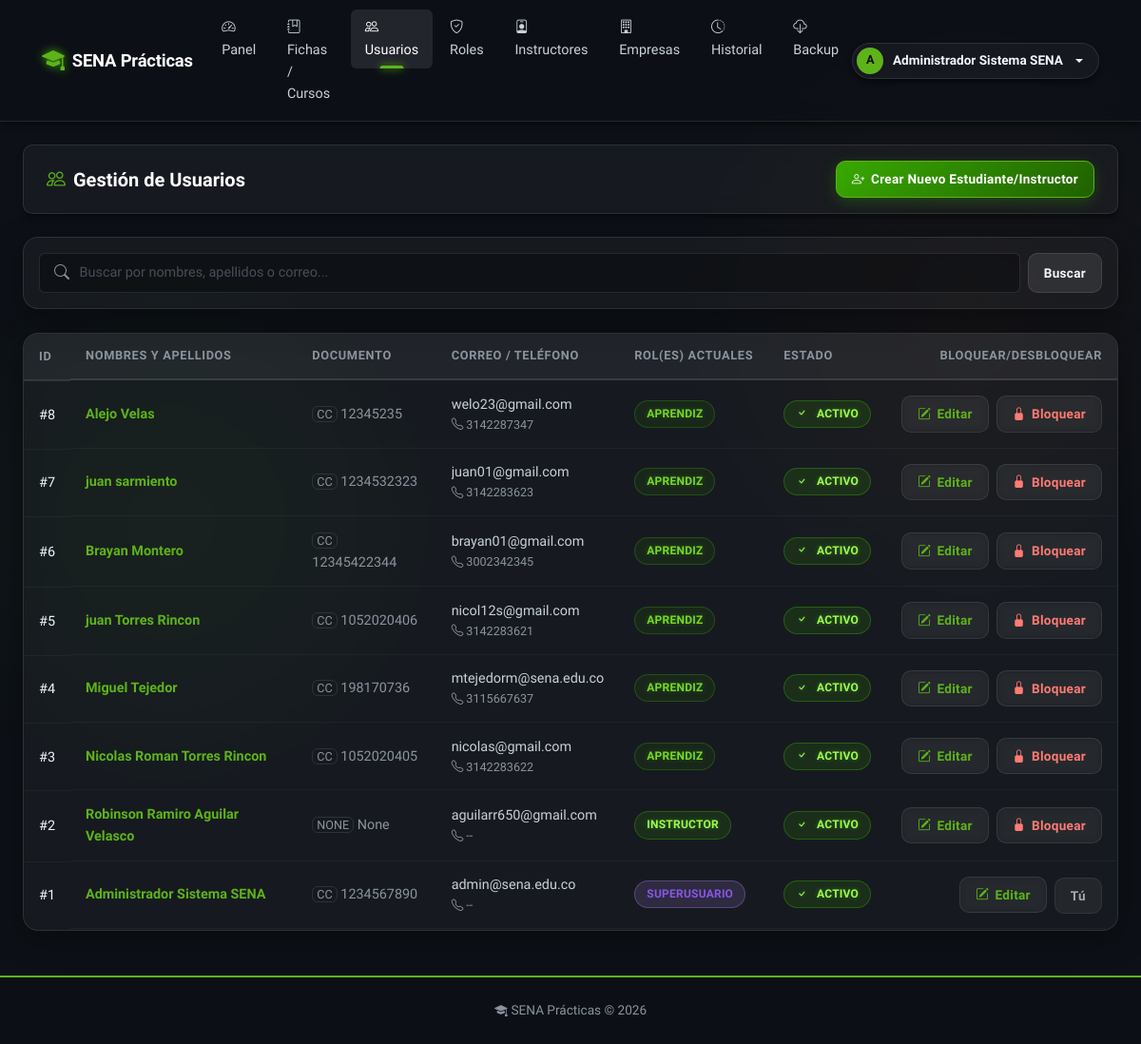
/admin/usuarios (signed in), run on the app's committed database.
### app/models/usuario.py (models this page shows, shortened)
class Usuario(db.Model, UserMixin):
    __tablename__ = 'usuario'
    id_usuario       = db.Column(db.Integer, primary_key=True)
    tipo_documento   = db.Column(db.String(20))
    numero_documento = db.Column(db.String(30))
    nombres          = db.Column(db.String(100), nullable=False)
    apellidos        = db.Column(db.String(100), nullable=False)
    correo           = db.Column(db.String(100), unique=True, nullable=False)
    telefono         = db.Column(db.String(20))
    password_hash    = db.Column(db.String(255), nullable=False)
    estado           = db.Column(db.Boolean, default=True)
    fecha_creacion   = db.Column(db.DateTime, default=lambda: datetime.now(timezone.utc))
    roles            = db.relationship('UsuarioRol', back_populates='usuario')
    instructor       = db.relationship('Instructor', back_populates='usuario', uselist=False)
    aprendiz         = db.relationship('Aprendiz', back_populates='usuario', uselist=False)
    historial        = db.relationship('HistorialCambios', back_populates='usuario')
    notificaciones   = db.relationship('Notificacion', back_populates='usuario')

### app/models/usuario_rol.py (models this page shows)
class UsuarioRol(db.Model):
    __tablename__ = 'usuario_rol'
    id_usuario = db.Column(db.Integer, db.ForeignKey('usuario.id_usuario'), primary_key=True)
    id_rol     = db.Column(db.Integer, db.ForeignKey('rol.id_rol'), primary_key=True)
    usuario    = db.relationship('Usuario', back_populates='roles')
    rol        = db.relationship('Rol', back_populates='usuarios')

### app/routes/admin.py (the view)
@bp.route('/usuarios')
@login_required
@role_required('superusuario')
def usuarios():
    q = request.args.get('q', '').strip()
    query = Usuario.query
    if q:
        query = query.filter(
            (Usuario.nombres.ilike(f'%{q}%')) |
            (Usuario.apellidos.ilike(f'%{q}%')) |
            (Usuario.correo.ilike(f'%{q}%'))
        )
    lista = query.order_by(Usuario.fecha_creacion.desc()).all()
    roles = Rol.query.all()
    return render_template('admin/usuarios.html', usuarios=lista, roles=roles, q=q)

### app/utils.py (called while the page is built)
def role_required(*roles):
    def decorator(f):
        @wraps(f)
        def decorated(*args, **kwargs):
            if not current_user.is_authenticated:
                flash('Inicia sesión para continuar.', 'warning')
                return redirect(url_for('auth.login'))
            user_roles = {ur.rol.nombre.lower() for ur in current_user.roles}
            required = {r.lower() for r in roles}
            if not user_roles.intersection(required):
                flash('No tienes permiso para acceder a esa sección.', 'danger')
                return abort(403)
            return f(*args, **kwargs)
        return decorated
    return decorator

### app/templates/admin/usuarios.html (shortened to what this page needs)
{% extends 'base.html' %}
{% block content %}
<div class="page-toolbar d-flex flex-wrap justify-content-between align-items-center mb-4">
  <h2 class="m-0" style="font-size: 1.25rem; font-weight: 600;"><i class="bi bi-people text-primary me-2"></i>Gestión de Usuarios</h2>
  <button class="btn btn-primary mt-2 mt-sm-0" data-bs-toggle="modal" data-bs-target="#modalCrearUsuario"><i class="bi bi-person-plus"></i> Crear Nuevo Estudiante/Instructor</button>
</div>
<div class="biblioteca-shell mb-4">
  <div class="biblioteca-shell-body p-3">
    <form method="GET" action="{{ url_for('admin.usuarios') }}" class="d-flex m-0">
      <div class="search-bar-wrap flex-grow-1 me-2">
        <i class="bi bi-search search-icon"></i>
        <input type="text" name="q" class="form-control" placeholder="Buscar por nombres, apellidos o correo..." value="{{ q or '' }}">
      </div>
      <button type="submit" class="btn btn-secondary">Buscar</button>
    </form>
  </div>
</div>
<div class="biblioteca-shell">
  <div class="biblioteca-shell-body p-0">
    <div class="table-responsive">
      <table class="biblioteca-table mb-0">
        <thead>
          <tr>
            <th>ID</th>
            <th>Nombres y Apellidos</th>
            <th>Documento</th>
            <th>Correo / Teléfono</th>
            <th>Rol(es) Actuales</th>
            <th>Estado</th>
            <th class="text-end">Bloquear/Desbloquear</th>
          </tr>
        </thead>
        <tbody>
           {% for u in usuarios %}
            <tr>
              <td>#{{ u.id_usuario }}</td>
              <td class="fw-bold text-primary">{{ u.nombres }} {{ u.apellidos }}</td>
              <td class="text-muted"><span class="small border px-1 rounded border-secondary text-uppercase">{{ u.tipo_documento }}</span> {{ u.numero_documento }}</td>
              <td>
                <div class="text-truncate">{{ u.correo }}</div>
                <div class="small text-muted"><i class="bi bi-telephone"></i> {{ u.telefono or '--' }}</div>
              </td>
              <td>
                <div class="d-flex flex-wrap gap-1">
                  {% for ur in u.roles %}
                    {% if ur.rol.nombre == 'superusuario' %}
                      <span class="badge-lib" style="background: rgba(188,140,255,0.15); color: var(--accent-purple); border: 1px solid rgba(188,140,255,0.3);">Superusuario</span>
                    {% elif ur.rol.nombre == 'instructor' %}
                      <span class="badge-lib badge-green">Instructor</span>
                    {% elif ur.rol.nombre == 'aprendiz' %}
                      <span class="badge-lib badge-cyan">Aprendiz</span>
                    {% else %}
                      <span class="badge-lib badge-gray">{{ ur.rol.nombre }}</span>
                    {% endif %}
                  {% else %}
                    <span class="text-muted small fst-italic">Sin rol</span>
                  {% endfor %}
                </div>
              </td>
              <td>
                {% if u.estado %}
                  <span class="badge-lib badge-green"><i class="bi bi-check me-1"></i> Activo</span>
                {% else %}
                  <span class="badge-lib badge-red"><i class="bi bi-x me-1"></i> Inactivo</span>
                {% endif %}
              </td>
              <td>
                 <div class="d-flex justify-content-end gap-2">
                   <button type="button" class="btn btn-sm btn-ghost text-primary border-primary" data-bs-toggle="modal" data-bs-target="#modalEditarUsuario{{ u.id_usuario }}" title="Editar usuario">
                     <i class="bi bi-pencil-square"></i> Editar
                   </button>
                   <form method="POST" action="{{ url_for('admin.toggle_usuario', id_usuario=u.id_usuario) }}" class="m-0">
                     {% if current_user.id_usuario != u.id_usuario %}
                       {% if u.estado %}
                        <button type="submit" class="btn btn-sm btn-ghost text-danger border-danger" title="Desactivar acceso" onclick="return confirm('¿Desactivar al usuario {{ u.correo }}?');">
                           <i class="bi bi-lock-fill"></i> Bloquear
                        </button>
                       {% else %}
                        <button type="submit" class="btn btn-sm btn-ghost text-success border-success" title="Reactivar acceso">
                           <i class="bi bi-unlock-fill"></i> Desbloquear
                        </button>
                       {% endif %}
                     {% else %}
                        <button type="button" class="btn btn-sm btn-secondary" disabled title="No puedes bloquearte a ti mismo">Tú</button>
                     {% endif %}
                   </form>
                 </div>
              </td>
            </tr>
           {% else %}
            <tr><td colspan="7" class="text-center py-5 text-muted"><i class="bi bi-search fs-1 opacity-50 d-block mb-3"></i>No se encontraron usuarios.</td></tr>
           {% endfor %}
        </tbody>
      </table>
    </div>
  </div>
</div>
{% endblock %}

### app/templates/base.html (shortened to what this page needs)
<!DOCTYPE html>
<html lang="es">
<head>
  <link rel="stylesheet" href="{{ url_for('static', filename='bootstrap/css/bootstrap.min.css') }}">
  <link rel="stylesheet" href="https://cdn.jsdelivr.net/npm/bootstrap-icons@1.11.3/font/bootstrap-icons.min.css">
  <link rel="stylesheet" href="{{ url_for('static', filename='biblioteca.css') }}">
</head>
<body class="biblioteca-body">
{% if current_user.is_authenticated %}
<nav class="navbar biblioteca-nav navbar-expand-lg">
  <div class="container-fluid px-4">
    <a class="navbar-brand" href="{{ url_for('auth.landing') }}">
      <i class="bi bi-mortarboard-fill brand-icon"></i>
      SENA Prácticas
    </a>
    <div class="collapse navbar-collapse" id="navMain">
      <ul class="navbar-nav me-auto gap-1">
        {% set rol = namespace(nombre='') %}
        {% for ur in current_user.roles %}
          {% if ur.rol.nombre == 'superusuario' %}{% set rol.nombre = 'superusuario' %}
          {% elif ur.rol.nombre == 'instructor' and rol.nombre != 'superusuario' %}{% set rol.nombre = 'instructor' %}
          {% elif ur.rol.nombre == 'aprendiz' and rol.nombre == '' %}{% set rol.nombre = 'aprendiz' %}
          {% endif %}
        {% endfor %}
        {% if rol.nombre == 'aprendiz' %}
          <li class="nav-item"><a class="nav-link {% if request.endpoint == 'aprendiz.dashboard' %}active{% endif %}"
            href="{{ url_for('aprendiz.dashboard') }}"><i class="bi bi-house me-1"></i>Dashboard</a></li>
          <li class="nav-item"><a class="nav-link {% if 'evidencias_subir' in request.endpoint %}active{% endif %}"
            href="{{ url_for('aprendiz.evidencias_subir') }}"><i class="bi bi-upload me-1"></i>Subir evidencias</a></li>
          <li class="nav-item"><a class="nav-link {% if 'progreso' in request.endpoint %}active{% endif %}"
            href="{{ url_for('aprendiz.progreso') }}"><i class="bi bi-graph-up me-1"></i>Mi progreso</a></li>
          <li class="nav-item"><a class="nav-link {% if 'informacion' in request.endpoint %}active{% endif %}"
            href="{{ url_for('aprendiz.informacion') }}"><i class="bi bi-person-lines-fill me-1"></i>Mi información</a></li>
          <li class="nav-item"><a class="nav-link {% if 'notificaciones' in request.endpoint %}active{% endif %}"
            href="{{ url_for('aprendiz.notificaciones') }}"><i class="bi bi-bell me-1"></i>Notificaciones</a></li>
          <li class="nav-item"><a class="nav-link {% if 'mis_evidencias' in request.endpoint %}active{% endif %}"
            href="{{ url_for('aprendiz.mis_evidencias') }}"><i class="bi bi-folder2-open me-1"></i>Mis evidencias</a></li>
        {% elif rol.nombre == 'superusuario' %}
          <li class="nav-item"><a class="nav-link {% if request.endpoint and request.endpoint.startswith('admin.dashboard') %}active{% endif %}" href="{{ url_for('admin.dashboard') }}"><i class="bi bi-speedometer2 me-1"></i>Panel</a></li>
          <li class="nav-item"><a class="nav-link " href="{{ url_for('admin.fichas') }}"><i class="bi bi-journal-bookmark me-1"></i>Fichas / Cursos</a></li>
          <li class="nav-item"><a class="nav-link {% if request.endpoint and request.endpoint.startswith('admin.usuarios') %}active{% endif %}" href="{{ url_for('admin.usuarios') }}"><i class="bi bi-people me-1"></i>Usuarios</a></li>
          <li class="nav-item"><a class="nav-link {% if request.endpoint and request.endpoint.startswith('admin.roles') %}active{% endif %}" href="{{ url_for('admin.roles') }}"><i class="bi bi-shield-check me-1"></i>Roles</a></li>
          <li class="nav-item"><a class="nav-link " href="{{ url_for('admin.instructores') }}"><i class="bi bi-person-badge me-1"></i>Instructores</a></li>
          <li class="nav-item"><a class="nav-link {% if request.endpoint and request.endpoint.startswith('admin.empresas') %}active{% endif %}" href="{{ url_for('admin.empresas') }}"><i class="bi bi-building me-1"></i>Empresas</a></li>
          <li class="nav-item"><a class="nav-link " href="{{ url_for('admin.historial') }}"><i class="bi bi-clock-history me-1"></i>Historial</a></li>
          <li class="nav-item"><a class="nav-link {% if 'backup' in request.endpoint %}active{% endif %}"
            href="{{ url_for('admin.backup') }}"><i class="bi bi-cloud-download me-1"></i>Backup</a></li>
        {% endif %}
      </ul>
      <div class="dropdown">
        <a class="nav-user-pill dropdown-toggle" data-bs-toggle="dropdown" href="#" id="userDropdown">
          <span class="avatar">{{ current_user.nombres[0] | upper }}</span>
          {{ current_user.nombres }} {{ current_user.apellidos }}
        </a>
          {% set icon_color = 'var(--accent-amber)' %}
          {% if rol.nombre == 'superusuario' %}{% set icon_color = 'var(--accent-purple)' %}
          {% elif rol.nombre == 'instructor' %}{% set icon_color = 'var(--accent-green)' %}
          {% endif %}
          {% set icon_style = 'style="color: ' ~ icon_color ~ '; font-size: 0.5rem;"' %}
      </div>
    </div>
  </div>
</nav>
{% endif %}
<main class="{% if current_user.is_authenticated %}container-fluid px-4 py-4{% endif %}">
  {% block content %}{% endblock %}
</main>
{% if current_user.is_authenticated %}
<footer class="biblioteca-footer text-center mt-4">
  <div class="container">
    <span><i class="bi bi-mortarboard-fill me-1"></i>SENA Prácticas &copy; {{ moment().year if moment else 2026 }}</span>
  </div>
</footer>
{% endif %}
</body>
</html>

### data on the page
Usuario: nombres "A", nombres "Administrador", apellidos "Sistema SENA", id_usuario "1", tipo_documento "CC", numero_documento "1234567890", correo "admin@sena.edu.co", telefono "--", estado True (drawn), shows "Tú"
Usuario: id_usuario "8", nombres "Alejo", apellidos "Velas", tipo_documento "CC", numero_documento "12345235", correo "welo23@gmail.com", telefono "3142287347", estado True (drawn)
UsuarioRol: shows "APRENDIZ"
Usuario: id_usuario "7", nombres "juan", apellidos "sarmiento", tipo_documento "CC", numero_documento "1234532323", correo "juan01@gmail.com", telefono "3142283623", estado True (drawn)
UsuarioRol: shows "APRENDIZ"
Usuario: id_usuario "6", nombres "Brayan", apellidos "Montero", tipo_documento "CC", numero_documento "12345422344", correo "brayan01@gmail.com", telefono "3002342345", estado True (drawn)
UsuarioRol: shows "APRENDIZ"
Usuario: id_usuario "5", nombres "juan", apellidos "Torres Rincon", tipo_documento "CC", numero_documento "1052020406", correo "nicol12s@gmail.com", telefono "3142283621", estado True (drawn)
UsuarioRol: shows "APRENDIZ"
Usuario: id_usuario "4", nombres "Miguel", apellidos "Tejedor", tipo_documento "CC", numero_documento "198170736", correo "mtejedorm@sena.edu.co", telefono "3115667637", estado True (drawn)
UsuarioRol: shows "APRENDIZ"
Usuario: id_usuario "3", nombres "Nicolas Roman", apellidos "Torres Rincon", tipo_documento "CC", numero_documento "1052020405", correo "nicolas@gmail.com", telefono "3142283622", estado True (drawn)
UsuarioRol: shows "APRENDIZ"
Usuario: id_usuario "2", nombres "Robinson Ramiro", apellidos "Aguilar Velasco", tipo_documento "NONE", numero_documento "None", correo "aguilarr650@gmail.com", telefono "--", estado True (drawn)
UsuarioRol: shows "INSTRUCTOR"
UsuarioRol: shows "SUPERUSUARIO"

### other printed values
{{ moment().year if moment else 2026 }} "2026"
